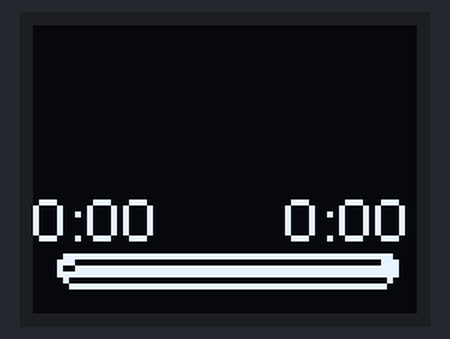
This sketch was run on a simulated ESP32. Shown: 64×48 one-colour display. WiFi joins after 1.5 s; servers stay silent unless stated; uploads are accepted with an empty reply; what the sketch prints to the serial monitor is not drawn.

Above: at 1.8 s.

The sketch:

ESP32_Spotify_Display.ino
```cpp
#include <WiFi.h>
#include <WiFiClientSecure.h>
#include <HTTPClient.h>
#include <ArduinoJson.h>
#include <Wire.h>
#include "SSD1306.h"
#include "base64.h"

// WLAN Requirements
const char* ssid = "YOUR_WIFI";
const char* password = "YOUR_PASSWORD";

// Spotify Requirements
const char* clientId = "SPOTIFY_CLIENT_ID";
const char* clientSecret = "SPOTIFY_CLIENT_SECRET";
const char* refreshToken = "SPOTIFY_REFRESH_TOKEN";

// Display
SSD1306 display(0x3c, 8, 10, GEOMETRY_64_48);

String spotifyAccessToken = "";

int scrollPos = 0;
unsigned long lastScroll = 0;

String lastTitle = "";

unsigned long lastSpotifyUpdate = 0;
unsigned long lastTokenRefresh = 0;

String currentTitle = "";
String currentArtist = "";

int currentProgress = 0;
int currentDuration = 1;

unsigned long progressTimestamp = 0;

bool refreshSpotifyToken() {
  WiFiClientSecure client;
  client.setInsecure();

  HTTPClient https;

  https.begin(
    client,
    "https://accounts.spotify.com/api/token");

  String credentials =
    String(clientId) + ":" + String(clientSecret);

  String encoded =
    base64::encode(credentials);

  https.addHeader(
    "Authorization",
    "Basic " + encoded);

  https.addHeader(
    "Content-Type",
    "application/x-www-form-urlencoded");

  String body =
    "grant_type=refresh_token&refresh_token=" + String(refreshToken);

  int httpCode = https.POST(body);

  if (httpCode != 200) {
    Serial.printf("Token Fehler: %d\n", httpCode);

    String errorText = https.getString();

    Serial.println("Antwort:");
    Serial.println(errorText);

    https.end();
    return false;
  }

  String payload =
    https.getString();


  Serial.print("Token HTTP-Code: ");
  Serial.println(httpCode);

  Serial.println(payload);

  DynamicJsonDocument doc(2048);

  DeserializationError error =
    deserializeJson(doc, payload);

  if (error) {
    Serial.println("JSON Fehler");
    https.end();
    return false;
  }

  spotifyAccessToken =
    doc["access_token"].as<String>();

  Serial.println("Token erhalten:");
  Serial.println(spotifyAccessToken);
  Serial.println("Spotify Token erneuert");

  https.end();

  return true;
}

void setup() {
  Serial.begin(115200);
  Serial.println("ESP gestartet");

  display.init();
  display.flipScreenVertically();
  display.setFont(ArialMT_Plain_10);

  display.clear();
  display.drawString(0, 0, "WLAN...");
  display.display();

  WiFi.begin(ssid, password);

  while (WiFi.status() != WL_CONNECTED) {
    delay(500);
    Serial.print(".");
  }

  display.clear();
  display.drawString(0, 0, "Verbunden");
  display.display();

  if (refreshSpotifyToken()) {
    lastTokenRefresh = millis();
    getSpotifyTrack();
  }
}

void loop() {
  // Token nach 55 Minuten erneuern
  if (millis() - lastTokenRefresh > 3300000UL) {
    if (refreshSpotifyToken()) {
      lastTokenRefresh = millis();
    }
  }

  // Spotify nur alle 6 Sekunden abfragen
  if (millis() - lastSpotifyUpdate > 6000) {
    getSpotifyTrack();
    lastSpotifyUpdate = millis();
  }

  int progressNow =
    currentProgress + (millis() - progressTimestamp);

  if (progressNow > currentDuration)
    progressNow = currentDuration;

  showTrack(
    currentTitle,
    currentArtist,
    progressNow,
    currentDuration);

  delay(50);
}

void getSpotifyTrack() {
  if (WiFi.status() != WL_CONNECTED)
    return;

  WiFiClientSecure client;
  client.setInsecure();

  HTTPClient https;

  https.begin(
    client,
    "https://api.spotify.com/v1/me/player/currently-playing");

  https.addHeader(
    "Authorization",
    "Bearer " + spotifyAccessToken);

  int httpCode =
    https.GET();

  if (httpCode == 401) {
    Serial.println(
      "Token abgelaufen");

    refreshSpotifyToken();

    https.end();
    return;
  }

  if (httpCode == 200) {
    String payload =
      https.getString();

    DynamicJsonDocument doc(8192);

    deserializeJson(
      doc,
      payload);

    currentTitle =
      doc["item"]["name"]
        .as<String>();

    currentArtist =
      doc["item"]["artists"][0]["name"]
        .as<String>();

    currentDuration =
      doc["item"]["duration_ms"];

    currentProgress =
      doc["progress_ms"];

    progressTimestamp =
      millis();

    Serial.println(currentTitle);
  } else {
    Serial.printf(
      "HTTP Fehler: %d\n",
      httpCode);
  }

  https.end();
}

void showTrack(
  String title,
  String artist,
  int progress,
  int duration) {
  display.clear();

  if (title != lastTitle) {
    scrollPos = 0;
    lastTitle = title;
  }

  int currentSec =
    progress / 1000;

  int totalSec =
    duration / 1000;

  String currentTime =
    String(currentSec / 60) + ":" + (currentSec % 60 < 10 ? "0" : "") + String(currentSec % 60);

  String totalTime =
    String(totalSec / 60) + ":" + (totalSec % 60 < 10 ? "0" : "") + String(totalSec % 60);

  drawScrollingTitle(title);

  display.setTextAlignment(
    TEXT_ALIGN_CENTER);

  if (artist.length() > 14)
    artist =
      artist.substring(0, 14);

  display.drawString(
    32,
    12,
    artist);

  display.setTextAlignment(
    TEXT_ALIGN_LEFT);

  display.drawString(
    0,
    26,
    currentTime);

  display.setTextAlignment(
    TEXT_ALIGN_RIGHT);

  display.drawString(
    63,
    26,
    totalTime);

  int percent =
    (100L * progress) / duration;

  display.drawProgressBar(
    4,
    38,
    56,
    5,
    percent);

  display.display();
}

void drawScrollingTitle(
  String text) {
  display.setTextAlignment(
    TEXT_ALIGN_LEFT);

  int textWidth =
    display.getStringWidth(
      text);

  if (textWidth <= 64) {
    display.setTextAlignment(
      TEXT_ALIGN_CENTER);

    display.drawString(
      32,
      0,
      text);

    return;
  }

  display.drawString(
    -scrollPos,
    0,
    text);

  display.drawString(
    textWidth + 20 - scrollPos,
    0,
    text);

  if (millis() - lastScroll > 70) {
    scrollPos++;

    if (scrollPos > textWidth + 20) {
      scrollPos = 0;
    }

    lastScroll =
      millis();
  }
}
```
